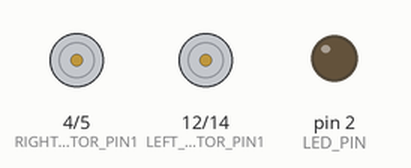
Simulated run of this sketch. Board: Arduino Uno, built with avr-gcc and run on an emulated ATmega328P. On the bench: motor-driver pin pairs drawn as motors (green arrow = first pin HIGH = forward, orange = second pin HIGH = backward, longer = more drive), output pins drawn as LEDs (lit = HIGH). What the sketch prints to the serial monitor is not drawn.

Above: at 0.5 s.
At 1.5 s:
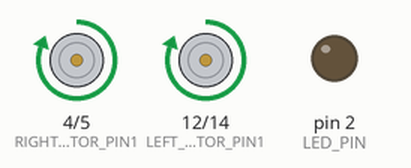
At 2.5 s:
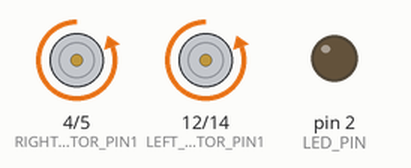
At 4.5 s:
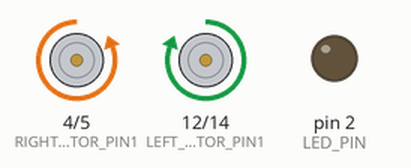
Timing chart, 0 to 6.5 s (numbered marks = the images above):
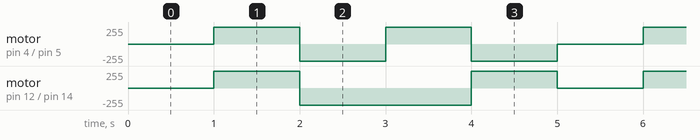

The sketch:

test01.ino
```cpp
// FQBN:esp8266:esp8266:nodemcuv2

// motor settings
#define RIGHT_MOTOR_PIN1 4 // pin 1 of right motor(D2)
#define RIGHT_MOTOR_PIN2 5 // pin 2 of right motor(D1)
#define LEFT_MOTOR_PIN1 12 // pin 1 of left motor(D6)
#define LEFT_MOTOR_PIN2 14 // pin 2 of left motor(D5)
#define RIGHT_MOTOR_SPEED 1023 // speed for right motor (0-1023)
#define LEFT_MOTOR_SPEED 1023 // speed for left motor (0-1023)
#define LED_PIN 2 // built-in LED (D4)

void setup() {
     Serial.begin(115200);
     Serial.println("ESP8266 Wifi Car");
     pinMode(RIGHT_MOTOR_PIN1, OUTPUT);
     pinMode(RIGHT_MOTOR_PIN2, OUTPUT);
     pinMode(LEFT_MOTOR_PIN1, OUTPUT);
     pinMode(LEFT_MOTOR_PIN2, OUTPUT);
     pinMode(LED_PIN, OUTPUT);
     digitalWrite(LED_PIN, LOW);
}

void loop() {
        //stop
        digitalWrite(RIGHT_MOTOR_PIN1, LOW);
        digitalWrite(RIGHT_MOTOR_PIN2, LOW);
        digitalWrite(LEFT_MOTOR_PIN1, LOW);
        digitalWrite(LEFT_MOTOR_PIN2, LOW);
        delay(1000);
        //forward
        analogWrite(RIGHT_MOTOR_PIN1,
                      RIGHT_MOTOR_SPEED);
        digitalWrite(RIGHT_MOTOR_PIN2, LOW);
        analogWrite(LEFT_MOTOR_PIN1,
                      LEFT_MOTOR_SPEED);
        digitalWrite(LEFT_MOTOR_PIN2, LOW);
        delay(1000);
        // backward
        digitalWrite(RIGHT_MOTOR_PIN1, LOW);
        analogWrite(RIGHT_MOTOR_PIN2,
                      RIGHT_MOTOR_SPEED);
        digitalWrite(LEFT_MOTOR_PIN1, LOW);
        analogWrite(LEFT_MOTOR_PIN2,
                      LEFT_MOTOR_SPEED);
        delay(1000);
        // turn left
        analogWrite(RIGHT_MOTOR_PIN1,
                      RIGHT_MOTOR_SPEED);
        digitalWrite(RIGHT_MOTOR_PIN2, LOW);
        digitalWrite(LEFT_MOTOR_PIN1, LOW);
        analogWrite(LEFT_MOTOR_PIN2,
                      LEFT_MOTOR_SPEED);
        delay(1000);
        // turn right
        digitalWrite(RIGHT_MOTOR_PIN1, LOW);
        analogWrite(RIGHT_MOTOR_PIN2,
                      RIGHT_MOTOR_SPEED);
        analogWrite(LEFT_MOTOR_PIN1,
                      LEFT_MOTOR_SPEED);
        digitalWrite(LEFT_MOTOR_PIN2, LOW);
        delay(1000);
}
```

Measured:
- by itself, motor on pin 12 (LEFT_MOTOR_PIN1) / pin 14 (LEFT_MOTOR_PIN2): repeats every 5.0 s: backward 255/255 2.0 s, forward 255/255 1.0 s, stopped 1.0 s, forward 255/255 1.0 s
- by itself, motor on pin 4 (RIGHT_MOTOR_PIN1) / pin 5 (RIGHT_MOTOR_PIN2): repeats every 5.0 s: backward 255/255 1.0 s, forward 255/255 1.0 s, backward 255/255 1.0 s, stopped 1.0 s, forward 255/255 1.0 s
